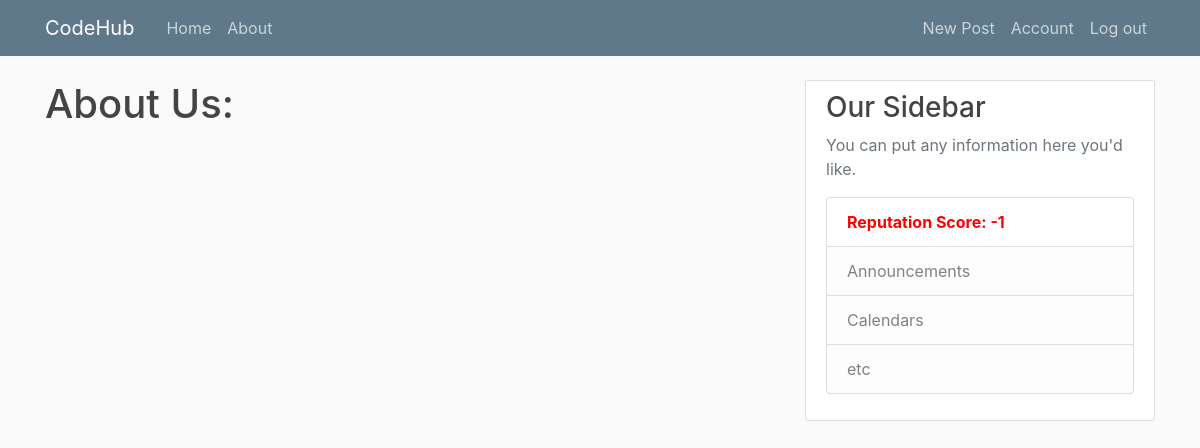
The page /about (signed in) on the database as committed earlier.
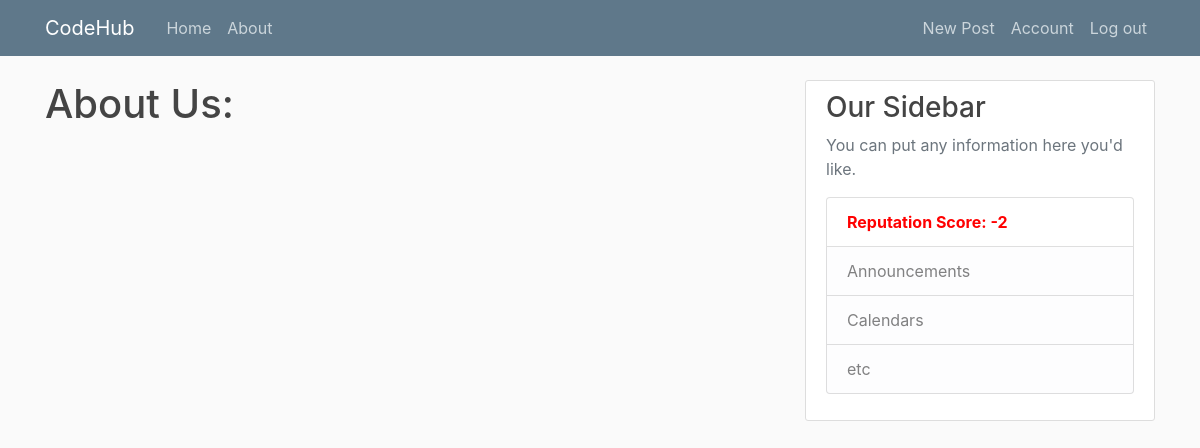
The same page on the database as committed later.
### app/models.py (models this page shows, shortened)
class User(db.Model, UserMixin):
    id = db.Column(db.Integer, primary_key=True)                                    # Primary Key
    username = db.Column(db.String(20), unique=True, nullable=False)                # Each User will have a username, with a max(20) characters, it must be unique, and Null is not allowed!
    email = db.Column(db.String(120), unique=True, nullable=False)                  # Each User will have an email, with a max(120) characters, it must be unique, and Null is not allowed!
    image_file = db.Column(db.String(20), nullable=False, default='default.jpg')    # Each User will have a defualt profile Image, so uniqueness does not apply, since Null is not allowed!
    password = db.Column(db.String(60), nullable=False)                             # Each User will have passwords, with a max(60) characters, uniqueness does not apply, and Null is not allowed!
    posts = db.relationship('Post', backref='author', lazy=True)                    # This is linked to Posts, Lazy Evaluation is set to: True
    reputation = db.Column(db.Integer, nullable=False, default=10)                  # This has a default value of 10
    profanity = db.Column(db.Boolean, unique=False, default=False)                  # This had a default value of 0
    chance = db.Column(db.Boolean, nullable=False, default=True)                    # This has a default value of True
    blacklisted = db.Column(db.Boolean, unique=False, default=False)                # This has a default value of False
    compliments=db.Column(db.Integer, unique=False, default=0)                      # This has a default value of 0

### app/main/routes.py (the view)
@main.route('/about')
def about():
    return render_template('about.html', title='About us')

### app/models.py (called while the page is built)
@login_manager.user_loader
def laod_user(user_id):
    return User.query.get(int(user_id))                                             # getter function that helps get the user_id

### app/templates/about.html
{% extends "template.html" %}
{% block content %}
    <h1>About Us: </h1>
{% endblock content %}

### app/templates/template.html (shortened to what this page needs)
<!DOCTYPE html>
<html lang="en">
<head>
    <link rel="stylesheet" href="https://stackpath.bootstrapcdn.com/bootstrap/4.4.1/css/bootstrap.min.css">
    <link rel="stylesheet" href="{{ url_for('static', filename='main.css') }}">
</head>
<body>
    <header class="site-header">
        <nav class="navbar navbar-expand-md navbar-dark bg-steel fixed-top">
            <div class="container">
                <a class="navbar-brand mr-4" href="/">CodeHub</a>
                <div class="collapse navbar-collapse" id="navbarToggle">
                    <div class="navbar-nav mr-auto">
                        <a class="nav-item nav-link" href="{{ url_for('main.home') }}">Home</a>
                        <a class="nav-item nav-link" href="{{ url_for('main.about') }}">About</a>
                    </div>
                    <div class="navbar-nav">
                        {% if current_user.is_authenticated %}
                            <a class="nav-item nav-link" href="{{ url_for('posts.new_post') }}">New Post</a>
                            <a class="nav-item nav-link" href="{{ url_for('users.account') }}">Account</a>
                            <a class="nav-item nav-link" href="{{ url_for('users.logout') }}">Log out</a>
                        {% else %}
                            <a class="nav-item nav-link" href="{{ url_for('users.login') }}">Login</a>
                            <a class="nav-item nav-link" href="{{ url_for('users.register') }}">Register</a>
                        {% endif %}
                    </div>
                </div>
            </div>
        </nav>
    </header>
    <main role="main" class="container">
        <div class="row">
            <div class="col-md-8">
                {% block content %}{% endblock %}
            </div>
            <div class="col-md-4">
                <div class="content-section">
                    <h3>Our Sidebar</h3>
                    <p class='text-muted'>You can put any information here you'd like.
                        <ul class="list-group">
                            {% if current_user.is_authenticated %}
                                {% if current_user.reputation >= 3 %}
                                    <li class="list-group-item list-group-item">Reputation Score: {{ current_user.reputation }}</li>
                                {% elif current_user.reputation == 2 %}
                                    <li class="list-group-item list-group-item" style="color: orange;">Reputation Score: {{ current_user.reputation }}</li>
                                {% elif current_user.reputation == 1 %}
                                    <li class="list-group-item list-group-item" style="color: orangered;">Reputation Score: {{ current_user.reputation }}</li>
                                {% elif current_user.reputation == 0 %}
                                    <li class="list-group-item list-group-item" style="color: red;">Reputation Score: {{ current_user.reputation }}</li>
                                {% else %}
                                    <li class="list-group-item list-group-item" style="color: red;"><b>Reputation Score: {{ current_user.reputation }}</b></li>
                                {% endif %}
                            {% else %}
                                <li class="list-group-item list-group-item-light">Latest Posts</li>
                            {% endif %}
                            <li class="list-group-item list-group-item-light">Announcements</li>
                            <li class="list-group-item list-group-item-light">Calendars</li>
                            <li class="list-group-item list-group-item-light">etc</li>
                        </ul>
                    </p>
                </div>
            </div>
        </div>
    </main>
</body>
</html>

Rows that differ between the two databases and show on the page:
changed User: reputation "-1" → "-2"
